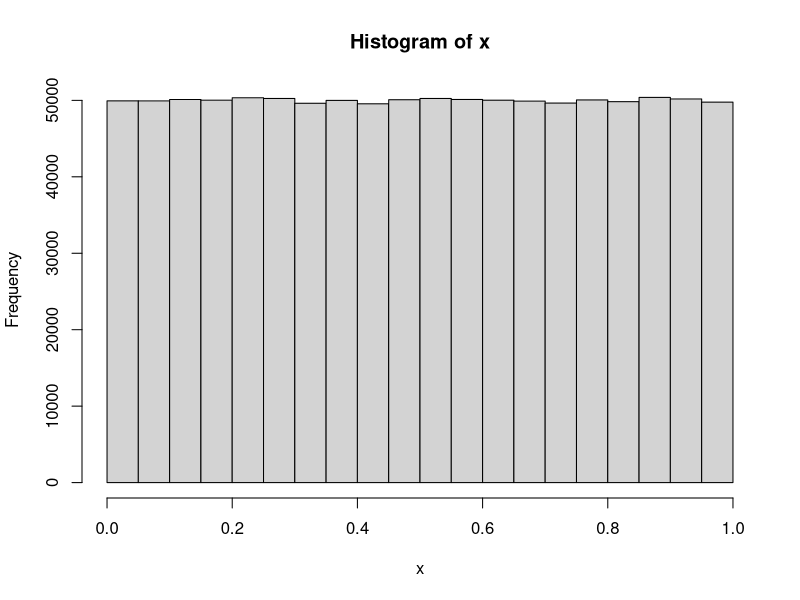
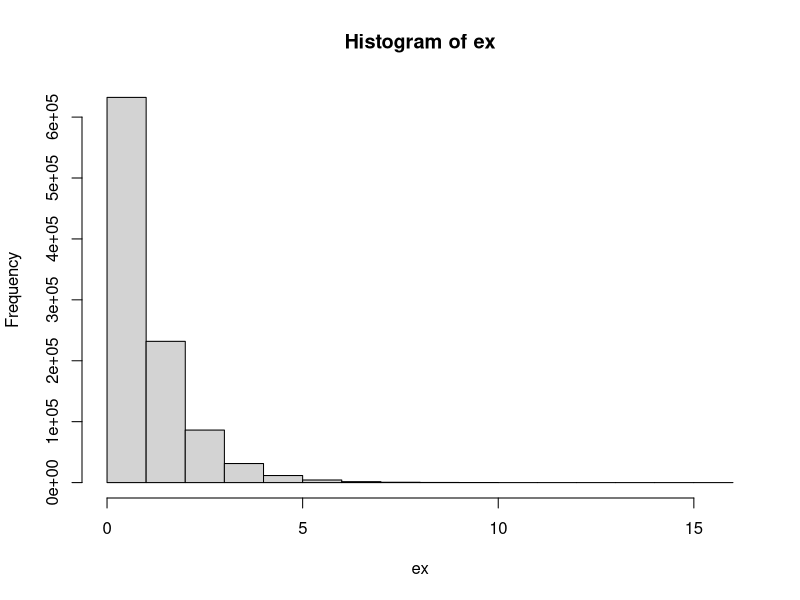
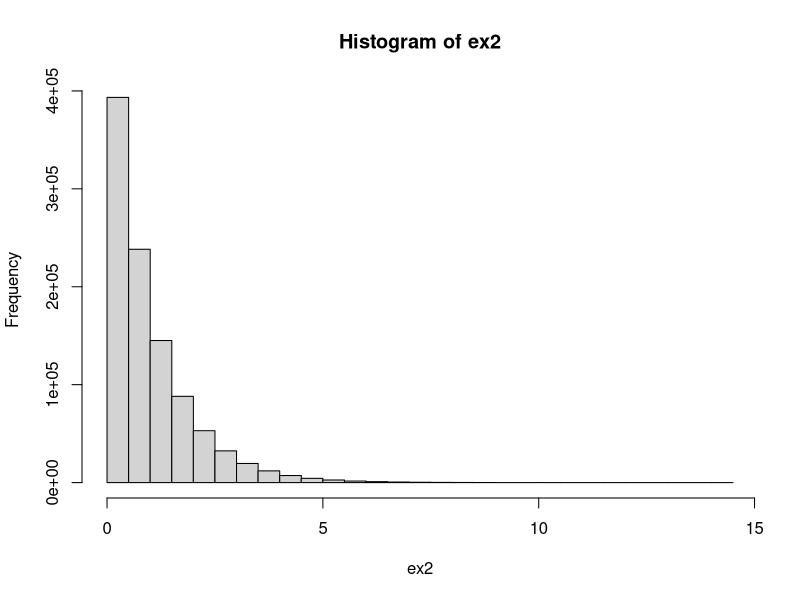
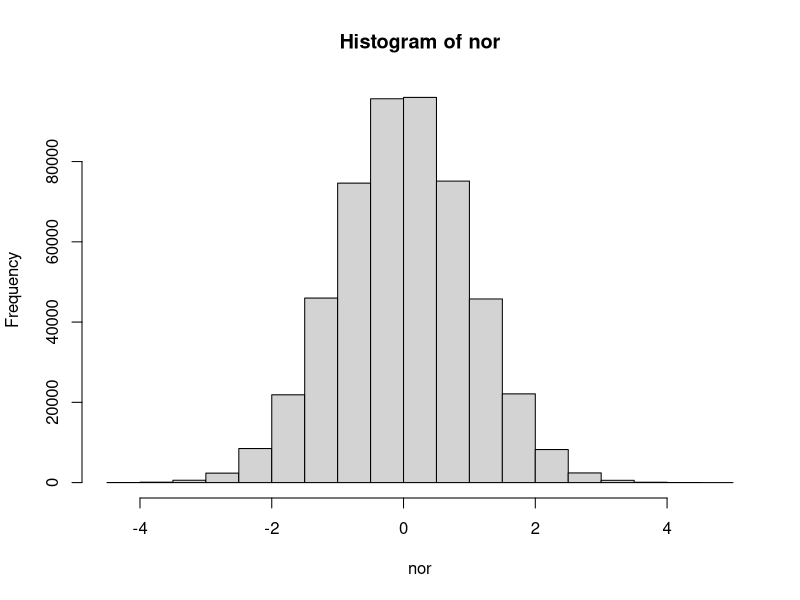
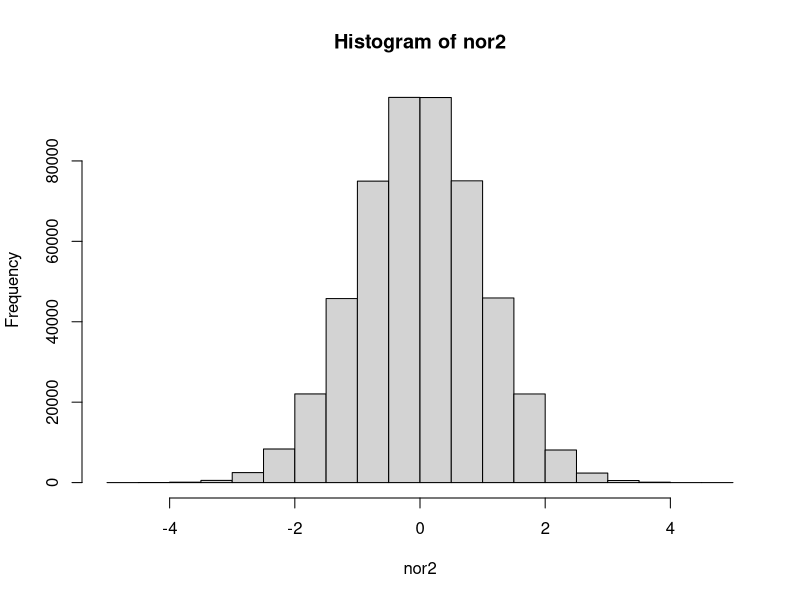

The R source for these figures, in order:
x <- runif(1000000)
hist(x)
xlag <- lag(ts(x),-1)
d <- data.frame(ts.union(ts(x),xlag))
d<-d[-c(1,1000001),]
names(d) <- c("x","xlag")
result <- lm(x ~ xlag, data=d)
summary(result)


ex <- -log(1-x)
ex2 <- rexp(1000000)
hist(ex)
hist(ex2)

nor <- cos(2*pi*x[1:500000])*sqrt(-2*log(x[500001:1000000]))
nor2 <-rnorm(500000)
hist(nor)
hist(nor2)
